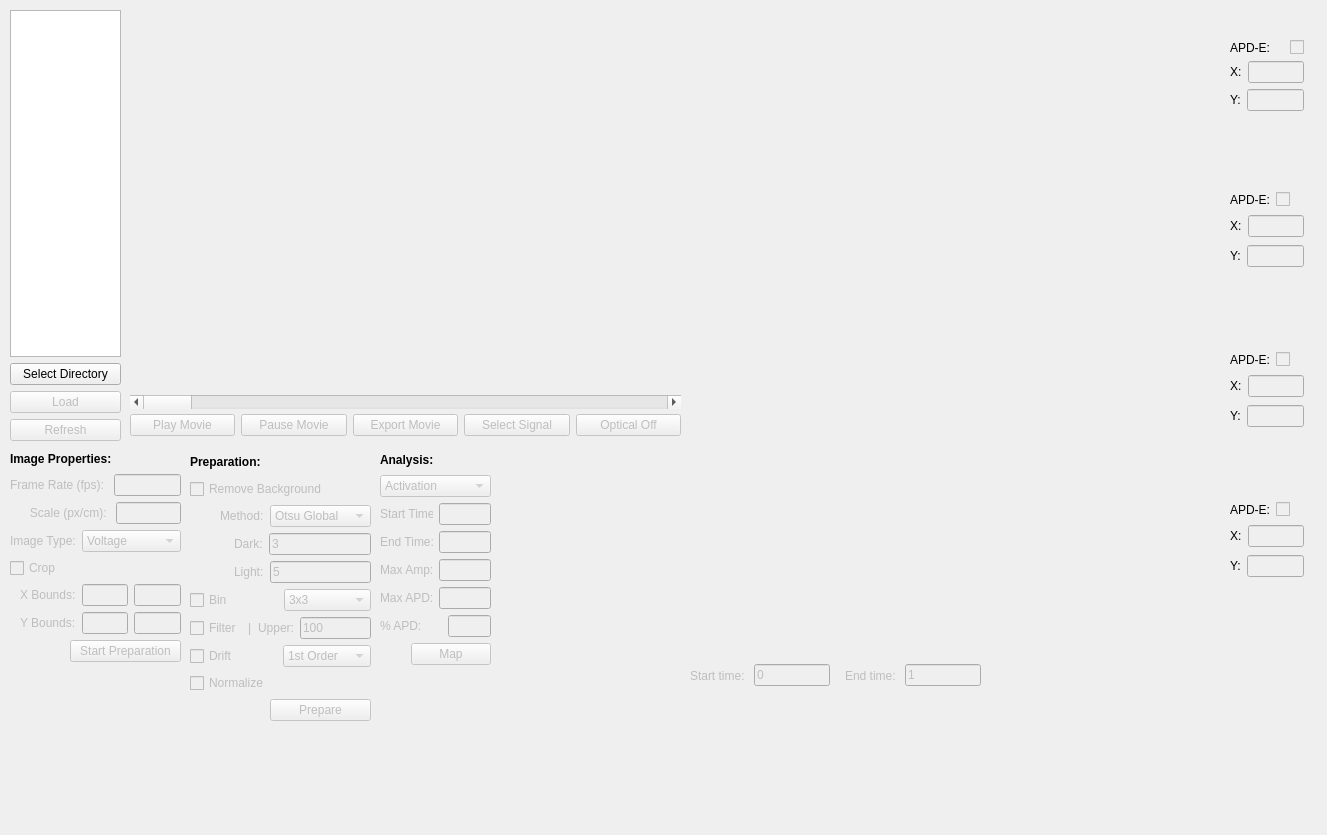
<?xml version="1.0" encoding="UTF-8"?>
<ui version="4.0">
 <class>MainWindow</class>
 <widget class="QMainWindow" name="MainWindow">
  <property name="geometry">
   <rect>
    <x>0</x>
    <y>0</y>
    <width>1327</width>
    <height>835</height>
   </rect>
  </property>
  <property name="sizePolicy">
   <sizepolicy hsizetype="Expanding" vsizetype="Expanding">
    <horstretch>0</horstretch>
    <verstretch>0</verstretch>
   </sizepolicy>
  </property>
  <property name="windowTitle">
   <string>MainWindow</string>
  </property>
  <widget class="QWidget" name="centralwidget">
   <widget class="QWidget" name="verticalLayoutWidget">
    <property name="geometry">
     <rect>
      <x>10</x>
      <y>10</y>
      <width>111</width>
      <height>431</height>
     </rect>
    </property>
    <layout class="QVBoxLayout" name="load_image_tools_vl">
     <item>
      <widget class="QListWidget" name="file_list"/>
     </item>
     <item>
      <widget class="QPushButton" name="sel_dir_button">
       <property name="text">
        <string>Select Directory</string>
       </property>
      </widget>
     </item>
     <item>
      <widget class="QPushButton" name="load_button">
       <property name="enabled">
        <bool>false</bool>
       </property>
       <property name="text">
        <string>Load</string>
       </property>
      </widget>
     </item>
     <item>
      <widget class="QPushButton" name="refresh_button">
       <property name="enabled">
        <bool>false</bool>
       </property>
       <property name="text">
        <string>Refresh</string>
       </property>
      </widget>
     </item>
    </layout>
   </widget>
   <widget class="QWidget" name="verticalLayoutWidget_2">
    <property name="geometry">
     <rect>
      <x>10</x>
      <y>450</y>
      <width>171</width>
      <height>212</height>
     </rect>
    </property>
    <layout class="QVBoxLayout" name="image_properties_vl">
     <item>
      <widget class="QLabel" name="image_prop_header">
       <property name="font">
        <font>
         <pointsize>9</pointsize>
         <weight>75</weight>
         <bold>true</bold>
        </font>
       </property>
       <property name="text">
        <string>Image Properties:</string>
       </property>
      </widget>
     </item>
     <item>
      <layout class="QHBoxLayout" name="frame_rate_hl">
       <item>
        <widget class="QLabel" name="frame_rate_label">
         <property name="enabled">
          <bool>false</bool>
         </property>
         <property name="text">
          <string>Frame Rate (fps): </string>
         </property>
        </widget>
       </item>
       <item>
        <widget class="QLineEdit" name="frame_rate_edit">
         <property name="enabled">
          <bool>false</bool>
         </property>
        </widget>
       </item>
      </layout>
     </item>
     <item>
      <layout class="QHBoxLayout" name="image_scale_hl">
       <item>
        <widget class="QLabel" name="image_scale_label">
         <property name="enabled">
          <bool>false</bool>
         </property>
         <property name="text">
          <string>      Scale (px/cm): </string>
         </property>
        </widget>
       </item>
       <item>
        <widget class="QLineEdit" name="image_scale_edit">
         <property name="enabled">
          <bool>false</bool>
         </property>
        </widget>
       </item>
      </layout>
     </item>
     <item>
      <layout class="QHBoxLayout" name="horizontalLayout_2">
       <item>
        <widget class="QLabel" name="image_type_label">
         <property name="enabled">
          <bool>false</bool>
         </property>
         <property name="sizePolicy">
          <sizepolicy hsizetype="Fixed" vsizetype="Preferred">
           <horstretch>0</horstretch>
           <verstretch>0</verstretch>
          </sizepolicy>
         </property>
         <property name="text">
          <string>Image Type:</string>
         </property>
        </widget>
       </item>
       <item>
        <widget class="QComboBox" name="image_type_drop">
         <property name="enabled">
          <bool>false</bool>
         </property>
         <property name="layoutDirection">
          <enum>Qt::LeftToRight</enum>
         </property>
         <item>
          <property name="text">
           <string>Voltage</string>
          </property>
         </item>
         <item>
          <property name="text">
           <string>Calcium</string>
          </property>
         </item>
        </widget>
       </item>
      </layout>
     </item>
     <item>
      <layout class="QHBoxLayout" name="horizontalLayout_5">
       <item>
        <widget class="QCheckBox" name="crop_cb">
         <property name="enabled">
          <bool>false</bool>
         </property>
         <property name="text">
          <string>Crop</string>
         </property>
        </widget>
       </item>
      </layout>
     </item>
     <item>
      <layout class="QHBoxLayout" name="horizontalLayout_6">
       <item>
        <spacer name="horizontalSpacer">
         <property name="orientation">
          <enum>Qt::Horizontal</enum>
         </property>
         <property name="sizeType">
          <enum>QSizePolicy::Fixed</enum>
         </property>
         <property name="sizeHint" stdset="0">
          <size>
           <width>10</width>
           <height>20</height>
          </size>
         </property>
        </spacer>
       </item>
       <item>
        <widget class="QLabel" name="crop_xlabel">
         <property name="enabled">
          <bool>false</bool>
         </property>
         <property name="sizePolicy">
          <sizepolicy hsizetype="Fixed" vsizetype="Preferred">
           <horstretch>0</horstretch>
           <verstretch>0</verstretch>
          </sizepolicy>
         </property>
         <property name="text">
          <string>X Bounds:</string>
         </property>
        </widget>
       </item>
       <item>
        <widget class="QLineEdit" name="crop_xlower_edit">
         <property name="enabled">
          <bool>false</bool>
         </property>
         <property name="sizePolicy">
          <sizepolicy hsizetype="Preferred" vsizetype="Fixed">
           <horstretch>0</horstretch>
           <verstretch>0</verstretch>
          </sizepolicy>
         </property>
        </widget>
       </item>
       <item>
        <widget class="QLineEdit" name="crop_xupper_edit">
         <property name="enabled">
          <bool>false</bool>
         </property>
         <property name="sizePolicy">
          <sizepolicy hsizetype="Preferred" vsizetype="Fixed">
           <horstretch>0</horstretch>
           <verstretch>0</verstretch>
          </sizepolicy>
         </property>
        </widget>
       </item>
      </layout>
     </item>
     <item>
      <layout class="QHBoxLayout" name="horizontalLayout_7">
       <item>
        <spacer name="horizontalSpacer_9">
         <property name="orientation">
          <enum>Qt::Horizontal</enum>
         </property>
         <property name="sizeType">
          <enum>QSizePolicy::Fixed</enum>
         </property>
         <property name="sizeHint" stdset="0">
          <size>
           <width>10</width>
           <height>20</height>
          </size>
         </property>
        </spacer>
       </item>
       <item>
        <widget class="QLabel" name="crop_ylabel">
         <property name="enabled">
          <bool>false</bool>
         </property>
         <property name="text">
          <string>Y Bounds:</string>
         </property>
        </widget>
       </item>
       <item>
        <widget class="QLineEdit" name="crop_ylower_edit">
         <property name="enabled">
          <bool>false</bool>
         </property>
        </widget>
       </item>
       <item>
        <widget class="QLineEdit" name="crop_yupper_edit">
         <property name="enabled">
          <bool>false</bool>
         </property>
        </widget>
       </item>
      </layout>
     </item>
     <item>
      <layout class="QHBoxLayout" name="start_prep_hl">
       <item>
        <spacer name="horizontalSpacer_2">
         <property name="orientation">
          <enum>Qt::Horizontal</enum>
         </property>
         <property name="sizeType">
          <enum>QSizePolicy::Fixed</enum>
         </property>
         <property name="sizeHint" stdset="0">
          <size>
           <width>60</width>
           <height>20</height>
          </size>
         </property>
        </spacer>
       </item>
       <item>
        <widget class="QPushButton" name="data_prop_button">
         <property name="enabled">
          <bool>false</bool>
         </property>
         <property name="text">
          <string>Start Preparation</string>
         </property>
        </widget>
       </item>
      </layout>
     </item>
    </layout>
   </widget>
   <widget class="QWidget" name="verticalLayoutWidget_3">
    <property name="geometry">
     <rect>
      <x>130</x>
      <y>10</y>
      <width>551</width>
      <height>381</height>
     </rect>
    </property>
    <layout class="QVBoxLayout" name="mpl_vl_window">
     <property name="spacing">
      <number>0</number>
     </property>
    </layout>
   </widget>
   <widget class="QWidget" name="verticalLayoutWidget_4">
    <property name="geometry">
     <rect>
      <x>690</x>
      <y>10</y>
      <width>541</width>
      <height>611</height>
     </rect>
    </property>
    <layout class="QVBoxLayout" name="mpl_sigvl_window"/>
   </widget>
   <widget class="QWidget" name="horizontalLayoutWidget">
    <property name="geometry">
     <rect>
      <x>130</x>
      <y>410</y>
      <width>551</width>
      <height>31</height>
     </rect>
    </property>
    <layout class="QHBoxLayout" name="image_hl_buttongroup">
     <item>
      <widget class="QPushButton" name="play_movie_button">
       <property name="enabled">
        <bool>false</bool>
       </property>
       <property name="text">
        <string>Play Movie</string>
       </property>
      </widget>
     </item>
     <item>
      <widget class="QPushButton" name="pause_button">
       <property name="enabled">
        <bool>false</bool>
       </property>
       <property name="text">
        <string>Pause Movie</string>
       </property>
      </widget>
     </item>
     <item>
      <widget class="QPushButton" name="export_movie_button">
       <property name="enabled">
        <bool>false</bool>
       </property>
       <property name="text">
        <string>Export Movie</string>
       </property>
      </widget>
     </item>
     <item>
      <widget class="QPushButton" name="signal_select_button">
       <property name="enabled">
        <bool>false</bool>
       </property>
       <property name="text">
        <string>Select Signal</string>
       </property>
      </widget>
     </item>
     <item>
      <widget class="QPushButton" name="optical_toggle_button">
       <property name="enabled">
        <bool>false</bool>
       </property>
       <property name="text">
        <string>Optical Off</string>
       </property>
      </widget>
     </item>
    </layout>
   </widget>
   <widget class="QWidget" name="verticalLayoutWidget_5">
    <property name="geometry">
     <rect>
      <x>130</x>
      <y>390</y>
      <width>551</width>
      <height>24</height>
     </rect>
    </property>
    <layout class="QVBoxLayout" name="movie_scroll_vl">
     <item>
      <widget class="QScrollBar" name="movie_scroll_obj">
       <property name="orientation">
        <enum>Qt::Horizontal</enum>
       </property>
      </widget>
     </item>
    </layout>
   </widget>
   <widget class="QWidget" name="verticalLayoutWidget_6">
    <property name="geometry">
     <rect>
      <x>190</x>
      <y>450</y>
      <width>181</width>
      <height>271</height>
     </rect>
    </property>
    <layout class="QVBoxLayout" name="prep_button_group">
     <item>
      <widget class="QLabel" name="image_prep_header">
       <property name="font">
        <font>
         <pointsize>9</pointsize>
         <weight>75</weight>
         <bold>true</bold>
        </font>
       </property>
       <property name="text">
        <string>Preparation:</string>
       </property>
      </widget>
     </item>
     <item>
      <layout class="QHBoxLayout" name="rm_bkgd_checkbox_hl">
       <item>
        <widget class="QCheckBox" name="rm_bkgd_checkbox">
         <property name="enabled">
          <bool>false</bool>
         </property>
         <property name="sizePolicy">
          <sizepolicy hsizetype="Fixed" vsizetype="Fixed">
           <horstretch>0</horstretch>
           <verstretch>0</verstretch>
          </sizepolicy>
         </property>
         <property name="text">
          <string>Remove Background</string>
         </property>
        </widget>
       </item>
       <item>
        <spacer name="horizontalSpacer_6">
         <property name="orientation">
          <enum>Qt::Horizontal</enum>
         </property>
         <property name="sizeHint" stdset="0">
          <size>
           <width>40</width>
           <height>20</height>
          </size>
         </property>
        </spacer>
       </item>
      </layout>
     </item>
     <item>
      <layout class="QHBoxLayout" name="rm_bkgd_hl">
       <item>
        <spacer name="horizontalSpacer_5">
         <property name="orientation">
          <enum>Qt::Horizontal</enum>
         </property>
         <property name="sizeType">
          <enum>QSizePolicy::Fixed</enum>
         </property>
         <property name="sizeHint" stdset="0">
          <size>
           <width>30</width>
           <height>20</height>
          </size>
         </property>
        </spacer>
       </item>
       <item>
        <widget class="QLabel" name="rm_bkgd_method_label">
         <property name="enabled">
          <bool>false</bool>
         </property>
         <property name="text">
          <string>Method:</string>
         </property>
        </widget>
       </item>
       <item>
        <widget class="QComboBox" name="rm_bkgd_method_drop">
         <property name="enabled">
          <bool>false</bool>
         </property>
         <property name="sizePolicy">
          <sizepolicy hsizetype="Expanding" vsizetype="Fixed">
           <horstretch>0</horstretch>
           <verstretch>0</verstretch>
          </sizepolicy>
         </property>
         <item>
          <property name="text">
           <string>Otsu Global</string>
          </property>
         </item>
         <item>
          <property name="text">
           <string>Mean</string>
          </property>
         </item>
         <item>
          <property name="text">
           <string>Random Walk</string>
          </property>
         </item>
        </widget>
       </item>
      </layout>
     </item>
     <item>
      <layout class="QHBoxLayout" name="bkgd_dark_hl">
       <item>
        <spacer name="horizontalSpacer_3">
         <property name="orientation">
          <enum>Qt::Horizontal</enum>
         </property>
         <property name="sizeType">
          <enum>QSizePolicy::Fixed</enum>
         </property>
         <property name="sizeHint" stdset="0">
          <size>
           <width>44</width>
           <height>20</height>
          </size>
         </property>
        </spacer>
       </item>
       <item>
        <widget class="QLabel" name="bkgd_dark_label">
         <property name="enabled">
          <bool>false</bool>
         </property>
         <property name="text">
          <string>Dark:</string>
         </property>
        </widget>
       </item>
       <item>
        <widget class="QLineEdit" name="bkgd_dark_edit">
         <property name="enabled">
          <bool>false</bool>
         </property>
         <property name="text">
          <string>3</string>
         </property>
        </widget>
       </item>
      </layout>
     </item>
     <item>
      <layout class="QHBoxLayout" name="bkgd_light_hl">
       <item>
        <spacer name="horizontalSpacer_4">
         <property name="orientation">
          <enum>Qt::Horizontal</enum>
         </property>
         <property name="sizeType">
          <enum>QSizePolicy::Fixed</enum>
         </property>
         <property name="sizeHint" stdset="0">
          <size>
           <width>44</width>
           <height>20</height>
          </size>
         </property>
        </spacer>
       </item>
       <item>
        <widget class="QLabel" name="bkgd_light_label">
         <property name="enabled">
          <bool>false</bool>
         </property>
         <property name="text">
          <string>Light:</string>
         </property>
        </widget>
       </item>
       <item>
        <widget class="QLineEdit" name="bkgd_light_edit">
         <property name="enabled">
          <bool>false</bool>
         </property>
         <property name="text">
          <string>5</string>
         </property>
        </widget>
       </item>
      </layout>
     </item>
     <item>
      <layout class="QHBoxLayout" name="bin_hl">
       <item>
        <widget class="QCheckBox" name="bin_checkbox">
         <property name="enabled">
          <bool>false</bool>
         </property>
         <property name="text">
          <string>Bin</string>
         </property>
        </widget>
       </item>
       <item>
        <widget class="QComboBox" name="bin_drop">
         <property name="enabled">
          <bool>false</bool>
         </property>
         <item>
          <property name="text">
           <string>3x3</string>
          </property>
         </item>
         <item>
          <property name="text">
           <string>5x5</string>
          </property>
         </item>
         <item>
          <property name="text">
           <string>7x7</string>
          </property>
         </item>
         <item>
          <property name="text">
           <string>9x9</string>
          </property>
         </item>
        </widget>
       </item>
      </layout>
     </item>
     <item>
      <layout class="QHBoxLayout" name="filter_hl">
       <item>
        <layout class="QHBoxLayout" name="horizontalLayout">
         <item>
          <widget class="QCheckBox" name="filter_checkbox">
           <property name="enabled">
            <bool>false</bool>
           </property>
           <property name="text">
            <string>Filter</string>
           </property>
          </widget>
         </item>
         <item>
          <widget class="QLabel" name="filter_label_separator">
           <property name="enabled">
            <bool>false</bool>
           </property>
           <property name="text">
            <string>|</string>
           </property>
          </widget>
         </item>
         <item>
          <widget class="QLabel" name="filter_upper_label">
           <property name="enabled">
            <bool>false</bool>
           </property>
           <property name="text">
            <string>Upper:</string>
           </property>
          </widget>
         </item>
         <item>
          <widget class="QLineEdit" name="filter_upper_edit">
           <property name="enabled">
            <bool>false</bool>
           </property>
           <property name="sizePolicy">
            <sizepolicy hsizetype="Minimum" vsizetype="Fixed">
             <horstretch>0</horstretch>
             <verstretch>0</verstretch>
            </sizepolicy>
           </property>
           <property name="text">
            <string>100</string>
           </property>
          </widget>
         </item>
        </layout>
       </item>
      </layout>
     </item>
     <item>
      <layout class="QHBoxLayout" name="drift_hl">
       <item>
        <widget class="QCheckBox" name="drift_checkbox">
         <property name="enabled">
          <bool>false</bool>
         </property>
         <property name="text">
          <string>Drift</string>
         </property>
        </widget>
       </item>
       <item>
        <widget class="QComboBox" name="drift_drop">
         <property name="enabled">
          <bool>false</bool>
         </property>
         <item>
          <property name="text">
           <string>1st Order</string>
          </property>
         </item>
         <item>
          <property name="text">
           <string>2nd Order</string>
          </property>
         </item>
         <item>
          <property name="text">
           <string>3rd Order</string>
          </property>
         </item>
         <item>
          <property name="text">
           <string>4th Order</string>
          </property>
         </item>
         <item>
          <property name="text">
           <string>5th Order</string>
          </property>
         </item>
         <item>
          <property name="text">
           <string>6th Order</string>
          </property>
         </item>
         <item>
          <property name="text">
           <string>7th Order</string>
          </property>
         </item>
         <item>
          <property name="text">
           <string>8th Order</string>
          </property>
         </item>
         <item>
          <property name="text">
           <string>9th Order</string>
          </property>
         </item>
         <item>
          <property name="text">
           <string>10th Order</string>
          </property>
         </item>
        </widget>
       </item>
      </layout>
     </item>
     <item>
      <layout class="QHBoxLayout" name="horizontalLayout_9">
       <item>
        <widget class="QCheckBox" name="normalize_checkbox">
         <property name="enabled">
          <bool>false</bool>
         </property>
         <property name="text">
          <string>Normalize</string>
         </property>
        </widget>
       </item>
      </layout>
     </item>
     <item>
      <layout class="QHBoxLayout" name="prepare_hl">
       <item>
        <spacer name="horizontalSpacer_7">
         <property name="orientation">
          <enum>Qt::Horizontal</enum>
         </property>
         <property name="sizeType">
          <enum>QSizePolicy::Fixed</enum>
         </property>
         <property name="sizeHint" stdset="0">
          <size>
           <width>80</width>
           <height>20</height>
          </size>
         </property>
        </spacer>
       </item>
       <item>
        <widget class="QPushButton" name="prep_button">
         <property name="enabled">
          <bool>false</bool>
         </property>
         <property name="text">
          <string>Prepare</string>
         </property>
        </widget>
       </item>
      </layout>
     </item>
    </layout>
   </widget>
   <widget class="QWidget" name="verticalLayoutWidget_7">
    <property name="geometry">
     <rect>
      <x>380</x>
      <y>450</y>
      <width>111</width>
      <height>215</height>
     </rect>
    </property>
    <layout class="QVBoxLayout" name="verticalLayout">
     <item>
      <widget class="QLabel" name="image_analysis_header">
       <property name="enabled">
        <bool>true</bool>
       </property>
       <property name="font">
        <font>
         <pointsize>9</pointsize>
         <weight>75</weight>
         <bold>true</bold>
        </font>
       </property>
       <property name="text">
        <string>Analysis:</string>
       </property>
      </widget>
     </item>
     <item>
      <layout class="QHBoxLayout" name="analysis_drop_hl">
       <item>
        <widget class="QComboBox" name="analysis_drop">
         <property name="enabled">
          <bool>false</bool>
         </property>
         <property name="frame">
          <bool>true</bool>
         </property>
         <item>
          <property name="text">
           <string>Activation</string>
          </property>
         </item>
         <item>
          <property name="text">
           <string>APD</string>
          </property>
         </item>
         <item>
          <property name="text">
           <string>APD Ensemble</string>
          </property>
         </item>
        </widget>
       </item>
      </layout>
     </item>
     <item>
      <layout class="QHBoxLayout" name="analysis_start_time_hl">
       <item>
        <widget class="QLabel" name="start_time_label">
         <property name="enabled">
          <bool>false</bool>
         </property>
         <property name="text">
          <string>Start Time: </string>
         </property>
        </widget>
       </item>
       <item>
        <widget class="QLineEdit" name="start_time_edit">
         <property name="enabled">
          <bool>false</bool>
         </property>
         <property name="sizePolicy">
          <sizepolicy hsizetype="Fixed" vsizetype="Fixed">
           <horstretch>0</horstretch>
           <verstretch>0</verstretch>
          </sizepolicy>
         </property>
        </widget>
       </item>
      </layout>
     </item>
     <item>
      <layout class="QHBoxLayout" name="analysis_end_time_hl">
       <item>
        <widget class="QLabel" name="end_time_label">
         <property name="enabled">
          <bool>false</bool>
         </property>
         <property name="text">
          <string>End Time:   </string>
         </property>
        </widget>
       </item>
       <item>
        <widget class="QLineEdit" name="end_time_edit">
         <property name="enabled">
          <bool>false</bool>
         </property>
         <property name="sizePolicy">
          <sizepolicy hsizetype="Fixed" vsizetype="Fixed">
           <horstretch>0</horstretch>
           <verstretch>0</verstretch>
          </sizepolicy>
         </property>
        </widget>
       </item>
      </layout>
     </item>
     <item>
      <layout class="QHBoxLayout" name="analysis_min_val_hl">
       <item>
        <widget class="QLabel" name="max_val_label">
         <property name="enabled">
          <bool>false</bool>
         </property>
         <property name="text">
          <string>Max Amp:    </string>
         </property>
        </widget>
       </item>
       <item>
        <widget class="QLineEdit" name="max_val_edit">
         <property name="enabled">
          <bool>false</bool>
         </property>
         <property name="sizePolicy">
          <sizepolicy hsizetype="Fixed" vsizetype="Fixed">
           <horstretch>0</horstretch>
           <verstretch>0</verstretch>
          </sizepolicy>
         </property>
        </widget>
       </item>
      </layout>
     </item>
     <item>
      <layout class="QHBoxLayout" name="analysis_max_val_hl">
       <item>
        <widget class="QLabel" name="max_apd_label">
         <property name="enabled">
          <bool>false</bool>
         </property>
         <property name="text">
          <string>Max APD:    </string>
         </property>
        </widget>
       </item>
       <item>
        <widget class="QLineEdit" name="max_apd_edit">
         <property name="enabled">
          <bool>false</bool>
         </property>
         <property name="sizePolicy">
          <sizepolicy hsizetype="Fixed" vsizetype="Fixed">
           <horstretch>0</horstretch>
           <verstretch>0</verstretch>
          </sizepolicy>
         </property>
        </widget>
       </item>
      </layout>
     </item>
     <item>
      <layout class="QHBoxLayout" name="horizontalLayout_3">
       <item>
        <widget class="QLabel" name="perc_apd_label">
         <property name="enabled">
          <bool>false</bool>
         </property>
         <property name="text">
          <string>% APD:      </string>
         </property>
        </widget>
       </item>
       <item>
        <widget class="QLineEdit" name="perc_apd_edit">
         <property name="enabled">
          <bool>false</bool>
         </property>
        </widget>
       </item>
      </layout>
     </item>
     <item>
      <layout class="QHBoxLayout" name="analysis_map_hl">
       <item>
        <spacer name="analysis_map_spacer">
         <property name="orientation">
          <enum>Qt::Horizontal</enum>
         </property>
         <property name="sizeHint" stdset="0">
          <size>
           <width>40</width>
           <height>20</height>
          </size>
         </property>
        </spacer>
       </item>
       <item>
        <widget class="QPushButton" name="map_pushbutton">
         <property name="enabled">
          <bool>false</bool>
         </property>
         <property name="text">
          <string>Map</string>
         </property>
        </widget>
       </item>
      </layout>
     </item>
    </layout>
   </widget>
   <widget class="QWidget" name="horizontalLayoutWidget_10">
    <property name="geometry">
     <rect>
      <x>690</x>
      <y>660</y>
      <width>291</width>
      <height>31</height>
     </rect>
    </property>
    <layout class="QHBoxLayout" name="horizontalLayout_4">
     <item>
      <widget class="QLabel" name="axes_start_time_label">
       <property name="enabled">
        <bool>false</bool>
       </property>
       <property name="text">
        <string>Start time: </string>
       </property>
      </widget>
     </item>
     <item>
      <widget class="QLineEdit" name="axes_start_time_edit">
       <property name="enabled">
        <bool>false</bool>
       </property>
       <property name="text">
        <string>0</string>
       </property>
      </widget>
     </item>
     <item>
      <spacer name="horizontalSpacer_8">
       <property name="orientation">
        <enum>Qt::Horizontal</enum>
       </property>
       <property name="sizeHint" stdset="0">
        <size>
         <width>40</width>
         <height>20</height>
        </size>
       </property>
      </spacer>
     </item>
     <item>
      <widget class="QLabel" name="axes_end_time_label">
       <property name="enabled">
        <bool>false</bool>
       </property>
       <property name="text">
        <string>End time: </string>
       </property>
      </widget>
     </item>
     <item>
      <widget class="QLineEdit" name="axes_end_time_edit">
       <property name="enabled">
        <bool>false</bool>
       </property>
       <property name="text">
        <string>1</string>
       </property>
      </widget>
     </item>
    </layout>
   </widget>
   <widget class="QWidget" name="verticalLayoutWidget_8">
    <property name="geometry">
     <rect>
      <x>1230</x>
      <y>40</y>
      <width>74</width>
      <height>73</height>
     </rect>
    </property>
    <layout class="QVBoxLayout" name="sig1_coords_vl">
     <item>
      <layout class="QHBoxLayout" name="sig1_cb_hl">
       <item>
        <widget class="QLabel" name="ensemble_label_01">
         <property name="text">
          <string>APD-E:     </string>
         </property>
        </widget>
       </item>
       <item>
        <widget class="QCheckBox" name="ensemble_cb_01">
         <property name="enabled">
          <bool>false</bool>
         </property>
         <property name="text">
          <string/>
         </property>
         <property name="checked">
          <bool>false</bool>
         </property>
        </widget>
       </item>
      </layout>
     </item>
     <item>
      <layout class="QHBoxLayout" name="sig1_x_hl">
       <item>
        <widget class="QLabel" name="sig1_x_label">
         <property name="text">
          <string>X:</string>
         </property>
        </widget>
       </item>
       <item>
        <widget class="QLineEdit" name="sig1_x_edit">
         <property name="enabled">
          <bool>false</bool>
         </property>
        </widget>
       </item>
      </layout>
     </item>
     <item>
      <layout class="QHBoxLayout" name="sig1_y_hl">
       <item>
        <widget class="QLabel" name="sig1_y_label">
         <property name="text">
          <string>Y:</string>
         </property>
        </widget>
       </item>
       <item>
        <widget class="QLineEdit" name="sig1_y_edit">
         <property name="enabled">
          <bool>false</bool>
         </property>
        </widget>
       </item>
      </layout>
     </item>
    </layout>
   </widget>
   <widget class="QWidget" name="verticalLayoutWidget_9">
    <property name="geometry">
     <rect>
      <x>1230</x>
      <y>190</y>
      <width>74</width>
      <height>80</height>
     </rect>
    </property>
    <layout class="QVBoxLayout" name="sig2_coord_vl">
     <item>
      <layout class="QHBoxLayout" name="sig2_cb_hl">
       <item>
        <widget class="QLabel" name="label_4">
         <property name="text">
          <string>APD-E:</string>
         </property>
        </widget>
       </item>
       <item>
        <widget class="QCheckBox" name="ensemble_cb_02">
         <property name="enabled">
          <bool>false</bool>
         </property>
         <property name="text">
          <string/>
         </property>
         <property name="checked">
          <bool>false</bool>
         </property>
        </widget>
       </item>
      </layout>
     </item>
     <item>
      <layout class="QHBoxLayout" name="sig2_x_hl">
       <item>
        <widget class="QLabel" name="sig2_x_label">
         <property name="text">
          <string>X:</string>
         </property>
        </widget>
       </item>
       <item>
        <widget class="QLineEdit" name="sig2_x_edit">
         <property name="enabled">
          <bool>false</bool>
         </property>
        </widget>
       </item>
      </layout>
     </item>
     <item>
      <layout class="QHBoxLayout" name="sig2_y_hl">
       <item>
        <widget class="QLabel" name="sig2_y_label">
         <property name="text">
          <string>Y:</string>
         </property>
        </widget>
       </item>
       <item>
        <widget class="QLineEdit" name="sig2_y_edit">
         <property name="enabled">
          <bool>false</bool>
         </property>
        </widget>
       </item>
      </layout>
     </item>
    </layout>
   </widget>
   <widget class="QWidget" name="verticalLayoutWidget_10">
    <property name="geometry">
     <rect>
      <x>1230</x>
      <y>350</y>
      <width>74</width>
      <height>80</height>
     </rect>
    </property>
    <layout class="QVBoxLayout" name="sig3_coord_vl">
     <item>
      <layout class="QHBoxLayout" name="sig3_ensemble_hl">
       <item>
        <widget class="QLabel" name="ensemble_label_03">
         <property name="text">
          <string>APD-E:</string>
         </property>
        </widget>
       </item>
       <item>
        <widget class="QCheckBox" name="ensemble_cb_03">
         <property name="enabled">
          <bool>false</bool>
         </property>
         <property name="text">
          <string/>
         </property>
         <property name="checked">
          <bool>false</bool>
         </property>
        </widget>
       </item>
      </layout>
     </item>
     <item>
      <layout class="QHBoxLayout" name="sig3_x_hl">
       <item>
        <widget class="QLabel" name="sig3_x_label">
         <property name="text">
          <string>X:</string>
         </property>
        </widget>
       </item>
       <item>
        <widget class="QLineEdit" name="sig3_x_edit">
         <property name="enabled">
          <bool>false</bool>
         </property>
        </widget>
       </item>
      </layout>
     </item>
     <item>
      <layout class="QHBoxLayout" name="sig3_y_hl">
       <item>
        <widget class="QLabel" name="sig3_y_label">
         <property name="text">
          <string>Y:</string>
         </property>
        </widget>
       </item>
       <item>
        <widget class="QLineEdit" name="sig3_y_edit">
         <property name="enabled">
          <bool>false</bool>
         </property>
        </widget>
       </item>
      </layout>
     </item>
    </layout>
   </widget>
   <widget class="QWidget" name="verticalLayoutWidget_11">
    <property name="geometry">
     <rect>
      <x>1230</x>
      <y>500</y>
      <width>74</width>
      <height>80</height>
     </rect>
    </property>
    <layout class="QVBoxLayout" name="sig4_coord_vl">
     <item>
      <layout class="QHBoxLayout" name="sig4_ensemble_hl">
       <item>
        <widget class="QLabel" name="ensemble_label_04">
         <property name="text">
          <string>APD-E:</string>
         </property>
        </widget>
       </item>
       <item>
        <widget class="QCheckBox" name="ensemble_cb_04">
         <property name="enabled">
          <bool>false</bool>
         </property>
         <property name="text">
          <string/>
         </property>
         <property name="checked">
          <bool>false</bool>
         </property>
        </widget>
       </item>
      </layout>
     </item>
     <item>
      <layout class="QHBoxLayout" name="sig4_x_hl">
       <item>
        <widget class="QLabel" name="sig4_x_label">
         <property name="text">
          <string>X:</string>
         </property>
        </widget>
       </item>
       <item>
        <widget class="QLineEdit" name="sig4_x_edit">
         <property name="enabled">
          <bool>false</bool>
         </property>
        </widget>
       </item>
      </layout>
     </item>
     <item>
      <layout class="QHBoxLayout" name="sig4_y_hl">
       <item>
        <widget class="QLabel" name="sig4_y_label">
         <property name="text">
          <string>Y:</string>
         </property>
        </widget>
       </item>
       <item>
        <widget class="QLineEdit" name="sig4_y_edit">
         <property name="enabled">
          <bool>false</bool>
         </property>
        </widget>
       </item>
      </layout>
     </item>
    </layout>
   </widget>
  </widget>
 </widget>
 <resources/>
 <connections/>
</ui>
